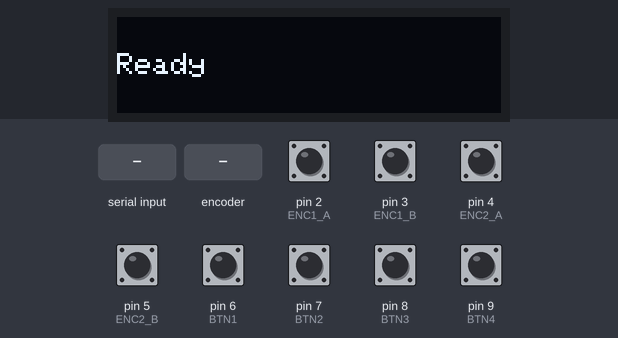
This sketch was run on a simulated Arduino Uno, built with avr-gcc and run on an emulated ATmega328P. Parts: 128×32 one-colour display. The inputs (shaded band) are chosen by the test bench; at power-on: pin 2 (ENC1_A), pin 3 (ENC1_B), pin 4 (ENC2_A), pin 5 (ENC2_B), pin 6 (BTN1), pin 7 (BTN2), pin 8 (BTN3), pin 9 (BTN4) HIGH. What the sketch prints to the serial monitor is not drawn.

Above: at 1.2 s.
1.3 s: "SONG:\n" received over Serial
At 2.5 s:
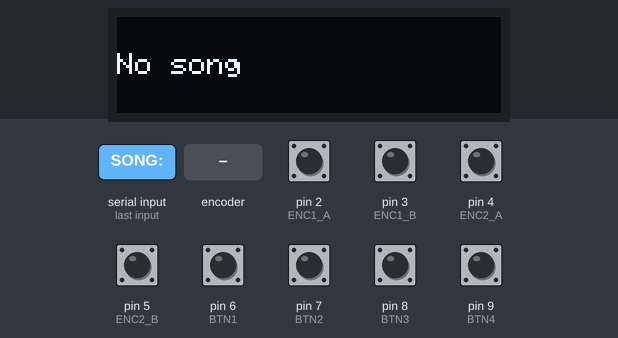
2.8 s: rotary encoder on pin 2 (ENC1_A) / pin 3 (ENC1_B) turned 1 step (first pin leading)
4.5 s: pin 4 (ENC2_A) pulled LOW for 0.15 s
6.1 s: pin 6 (BTN1) pulled LOW for 0.15 s
Timing chart, 0 to 8.7 s (numbered marks = the images above; inputs shaded):
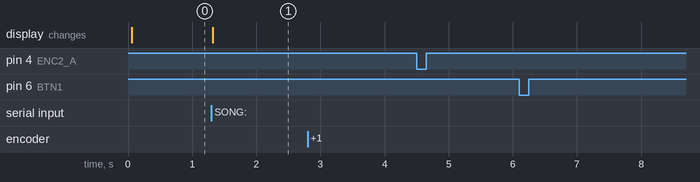

Measured:
- after the input at 1.3 s, the display: changes at once (image 1)
- after the input at 2.8 s, every drawn part: stays the same
- after the input at 4.5 s, every drawn part: stays the same
- after the input at 6.1 s, every drawn part: stays the same

The sketch:

rp2040_oled_serial.ino
```cpp
// rp2040_oled_serial.ino
#include <Arduino.h>
#include <Wire.h>
#include <Adafruit_GFX.h>
#include <Adafruit_SSD1306.h>

#define SCREEN_WIDTH 128
#define SCREEN_HEIGHT 32
#define OLED_RESET    -1
Adafruit_SSD1306 display(SCREEN_WIDTH, SCREEN_HEIGHT, &Wire, OLED_RESET);

// --- Pin definitions (match your schematic) ---
#define ENC1_A 2
#define ENC1_B 3

#define ENC2_A 4
#define ENC2_B 5

#define BTN1 6
#define BTN2 7
#define BTN3 8
#define BTN4 9

// --- Encoder state tracking ---
int last1 = HIGH;
int last2 = HIGH;

// --- Display / scrolling state ---
String song_text = "";
unsigned long last_scroll_time = 0;
int scroll_x = 0;
int text_width = 0;
int scroll_delay = 30; // ms between pixel scroll steps
bool need_scroll = false;
int padding = 4; // small gap after text before repeating

void setup() {
  Serial.begin(115200);
  Wire.begin();

  pinMode(ENC1_A, INPUT_PULLUP);
  pinMode(ENC1_B, INPUT_PULLUP);
  pinMode(ENC2_A, INPUT_PULLUP);
  pinMode(ENC2_B, INPUT_PULLUP);

  pinMode(BTN1, INPUT_PULLUP);
  pinMode(BTN2, INPUT_PULLUP);
  pinMode(BTN3, INPUT_PULLUP);
  pinMode(BTN4, INPUT_PULLUP);

  last1 = digitalRead(ENC1_A);
  last2 = digitalRead(ENC2_A);

  if(!display.begin(SSD1306_SWITCHCAPVCC, 0x3C)) {
    // OLED not found
    for(;;);
  }
  display.clearDisplay();
  display.setTextWrap(false);
  display.setTextSize(1);
  display.setTextColor(SSD1306_WHITE);
  display.display();
  update_display_text("Ready");
}

// Helper to update displayed string and recompute scroll params
void update_display_text(const String &s) {
  song_text = s;
  display.clearDisplay();
  display.setCursor(0, 0);
  display.setTextSize(1);
  // compute pixel width via measuring (naive: 6 px per char at size 1)
  text_width = song_text.length() * 6;
  if (text_width > SCREEN_WIDTH) need_scroll = true;
  else need_scroll = false;
  scroll_x = 0;
  draw_now();
}

void draw_now() {
  display.clearDisplay();
  display.setTextSize(1);
  display.setCursor(0 - scroll_x, 12); // vertical centering tweak
  display.print(song_text);
  if (need_scroll) {
    // draw a second copy to create the repeating scroll effect
    display.setCursor(text_width + padding - scroll_x, 12);
    display.print(song_text);
  }
  display.display();
}

void process_serial_line(String &line) {
  if (line.startsWith("SONG:")) {
    String payload = line.substring(5);
    // sanitize and trim
    payload.trim();
    if (payload.length() == 0) payload = "No song";
    update_display_text(payload);
  }
  // else ignore other incoming strings (the PC script only sends SONG:)
}

String read_serial_line_nonblocking() {
  static String buf = "";
  while (Serial.available()) {
    char c = (char)Serial.read();
    if (c == '\n' || c == '\r') {
      if (buf.length() > 0) {
        String out = buf;
        buf = "";
        return out;
      } else {
        // ignore empty line
        buf = "";
        continue;
      }
    } else {
      buf += c;
      if (buf.length() > 240) { // cap
        buf = buf.substring(buf.length()-200);
      }
    }
  }
  return String("");
}

void loop() {
  // --- read serial lines ---
  String line = read_serial_line_nonblocking();
  if (line.length()) {
    process_serial_line(line);
  }

  // --- encoder 1 (top) ---
  int r1 = digitalRead(ENC1_A);
  if (r1 != last1) {
    if (digitalRead(ENC1_B) != r1) {
      Serial.println("ENC1_R"); // rotate right
    } else {
      Serial.println("ENC1_L"); // rotate left
    }
    last1 = r1;
  }

  // --- encoder 2 (bottom) ---
  int r2 = digitalRead(ENC2_A);
  if (r2 != last2) {
    if (digitalRead(ENC2_B) != r2) {
      Serial.println("ENC2_R");
    } else {
      Serial.println("ENC2_L");
    }
    last2 = r2;
  }

  // --- buttons ---
  if (digitalRead(BTN1) == LOW) { Serial.println("BTN1"); delay(200); }
  if (digitalRead(BTN2) == LOW) { Serial.println("BTN2"); delay(200); }
  if (digitalRead(BTN3) == LOW) { Serial.println("BTN3"); delay(200); }
  if (digitalRead(BTN4) == LOW) { Serial.println("BTN4"); delay(200); }

  // --- scrolling ---
  if (need_scroll) {
    unsigned long now = millis();
    if (now - last_scroll_time >= scroll_delay) {
      last_scroll_time = now;
      scroll_x++;
      if (scroll_x > text_width + padding) scroll_x = 0;
      draw_now();
    }
  } else {
    // if no scroll needed, ensure static text shown (only redraw when changed)
    // small idle delay
    delay(10);
  }
}
```
